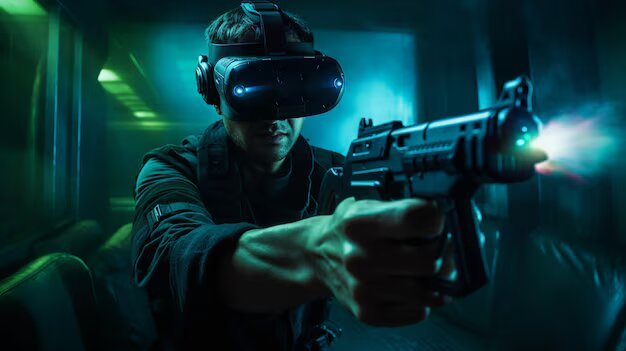
#> input picture shoot.jpg, 626 x 351 px
$ python -i Background_subtract.py   (imports and definitions only)
#> lines starting #> are read from the running program, lines starting #| are printed output that depends on the picture
#> further down, picture is the input picture: shape (351, 626, 3); mean B, G, R 54, 50.7, 10.6
import cv2
import numpy as np

class BackgroundSubtractor:
    def __init__(self, alpha=0.001):
        self.alpha = alpha
        self.background = None
        #testing

    def apply(self, frame):
        gray = cv2.cvtColor(frame, cv2.COLOR_BGR2GRAY)
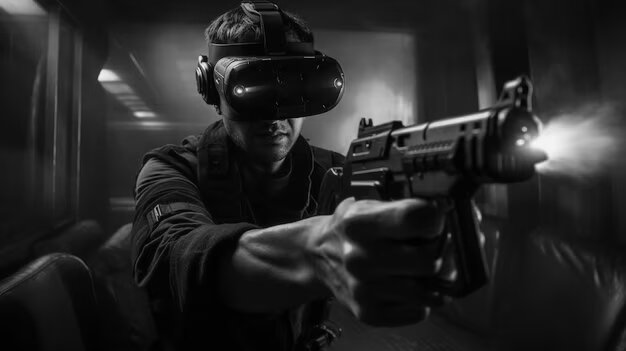
#> gray: shape (351, 626); min 0, max 248, mean 39.1
        gray = cv2.GaussianBlur(gray, (5, 5), 0)

        if self.background is None:
            self.background = gray.copy().astype("float")


        diff = cv2.absdiff(gray, cv2.convertScaleAbs(self.background))
#> diff: shape (351, 626); every value is 0


        cv2.accumulateWeighted(gray, self.background, self.alpha)


        diff = cv2.absdiff(gray, cv2.convertScaleAbs(self.background))


        _, thresh = cv2.threshold(diff, 25, 255, cv2.THRESH_BINARY)
        return thresh

>>> import cv2
>>> picture = cv2.imread('shoot.jpg')
>>> result = BackgroundSubtractor().apply(picture)
